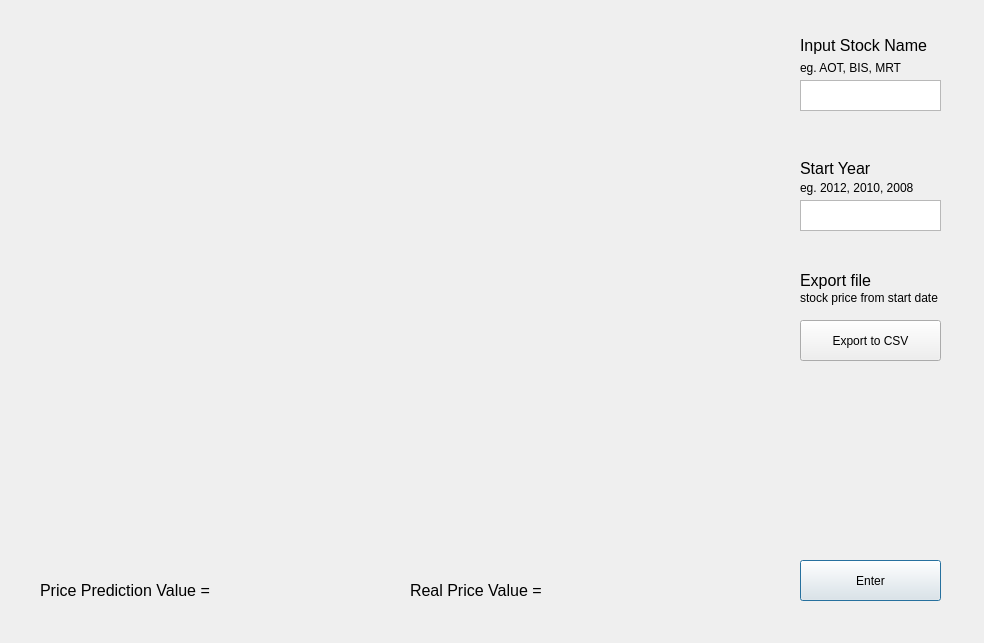
<?xml version="1.0" encoding="UTF-8"?>
<ui version="4.0">
 <class>Dialog</class>
 <widget class="QDialog" name="Dialog">
  <property name="geometry">
   <rect>
    <x>0</x>
    <y>0</y>
    <width>984</width>
    <height>643</height>
   </rect>
  </property>
  <property name="windowTitle">
   <string>Dialog</string>
  </property>
  <widget class="QTextEdit" name="textEdit">
   <property name="geometry">
    <rect>
     <x>800</x>
     <y>80</y>
     <width>141</width>
     <height>31</height>
    </rect>
   </property>
  </widget>
  <widget class="QWidget" name="gridLayoutWidget">
   <property name="geometry">
    <rect>
     <x>40</x>
     <y>40</y>
     <width>741</width>
     <height>501</height>
    </rect>
   </property>
   <layout class="QGridLayout" name="gridLayout"/>
  </widget>
  <widget class="QPushButton" name="pushButton">
   <property name="geometry">
    <rect>
     <x>800</x>
     <y>560</y>
     <width>141</width>
     <height>41</height>
    </rect>
   </property>
   <property name="text">
    <string>Enter</string>
   </property>
  </widget>
  <widget class="QLabel" name="label_3">
   <property name="geometry">
    <rect>
     <x>800</x>
     <y>30</y>
     <width>161</width>
     <height>31</height>
    </rect>
   </property>
   <property name="font">
    <font>
     <pointsize>12</pointsize>
    </font>
   </property>
   <property name="text">
    <string>Input Stock Name</string>
   </property>
  </widget>
  <widget class="QLabel" name="label_4">
   <property name="geometry">
    <rect>
     <x>40</x>
     <y>580</y>
     <width>171</width>
     <height>21</height>
    </rect>
   </property>
   <property name="font">
    <font>
     <pointsize>12</pointsize>
    </font>
   </property>
   <property name="text">
    <string>Price Prediction Value = </string>
   </property>
  </widget>
  <widget class="QLabel" name="label_5">
   <property name="geometry">
    <rect>
     <x>410</x>
     <y>580</y>
     <width>171</width>
     <height>21</height>
    </rect>
   </property>
   <property name="font">
    <font>
     <pointsize>12</pointsize>
    </font>
   </property>
   <property name="text">
    <string>Real Price Value =</string>
   </property>
  </widget>
  <widget class="QLabel" name="label_6">
   <property name="geometry">
    <rect>
     <x>800</x>
     <y>160</y>
     <width>151</width>
     <height>16</height>
    </rect>
   </property>
   <property name="font">
    <font>
     <pointsize>12</pointsize>
    </font>
   </property>
   <property name="text">
    <string>Start Year</string>
   </property>
  </widget>
  <widget class="QTextEdit" name="textEdit_2">
   <property name="geometry">
    <rect>
     <x>800</x>
     <y>200</y>
     <width>141</width>
     <height>31</height>
    </rect>
   </property>
  </widget>
  <widget class="QLabel" name="label">
   <property name="geometry">
    <rect>
     <x>800</x>
     <y>180</y>
     <width>131</width>
     <height>16</height>
    </rect>
   </property>
   <property name="text">
    <string>eg. 2012, 2010, 2008</string>
   </property>
  </widget>
  <widget class="QLabel" name="label_2">
   <property name="geometry">
    <rect>
     <x>800</x>
     <y>60</y>
     <width>131</width>
     <height>16</height>
    </rect>
   </property>
   <property name="text">
    <string>eg. AOT, BIS, MRT</string>
   </property>
  </widget>
  <widget class="QPushButton" name="pushButton_2">
   <property name="geometry">
    <rect>
     <x>800</x>
     <y>320</y>
     <width>141</width>
     <height>41</height>
    </rect>
   </property>
   <property name="text">
    <string>Export to CSV</string>
   </property>
  </widget>
  <widget class="QLabel" name="label_7">
   <property name="geometry">
    <rect>
     <x>800</x>
     <y>260</y>
     <width>91</width>
     <height>41</height>
    </rect>
   </property>
   <property name="font">
    <font>
     <pointsize>12</pointsize>
    </font>
   </property>
   <property name="text">
    <string>Export file</string>
   </property>
  </widget>
  <widget class="QLabel" name="label_8">
   <property name="geometry">
    <rect>
     <x>800</x>
     <y>290</y>
     <width>151</width>
     <height>16</height>
    </rect>
   </property>
   <property name="text">
    <string>stock price from start date</string>
   </property>
  </widget>
 </widget>
 <resources/>
 <connections/>
</ui>
